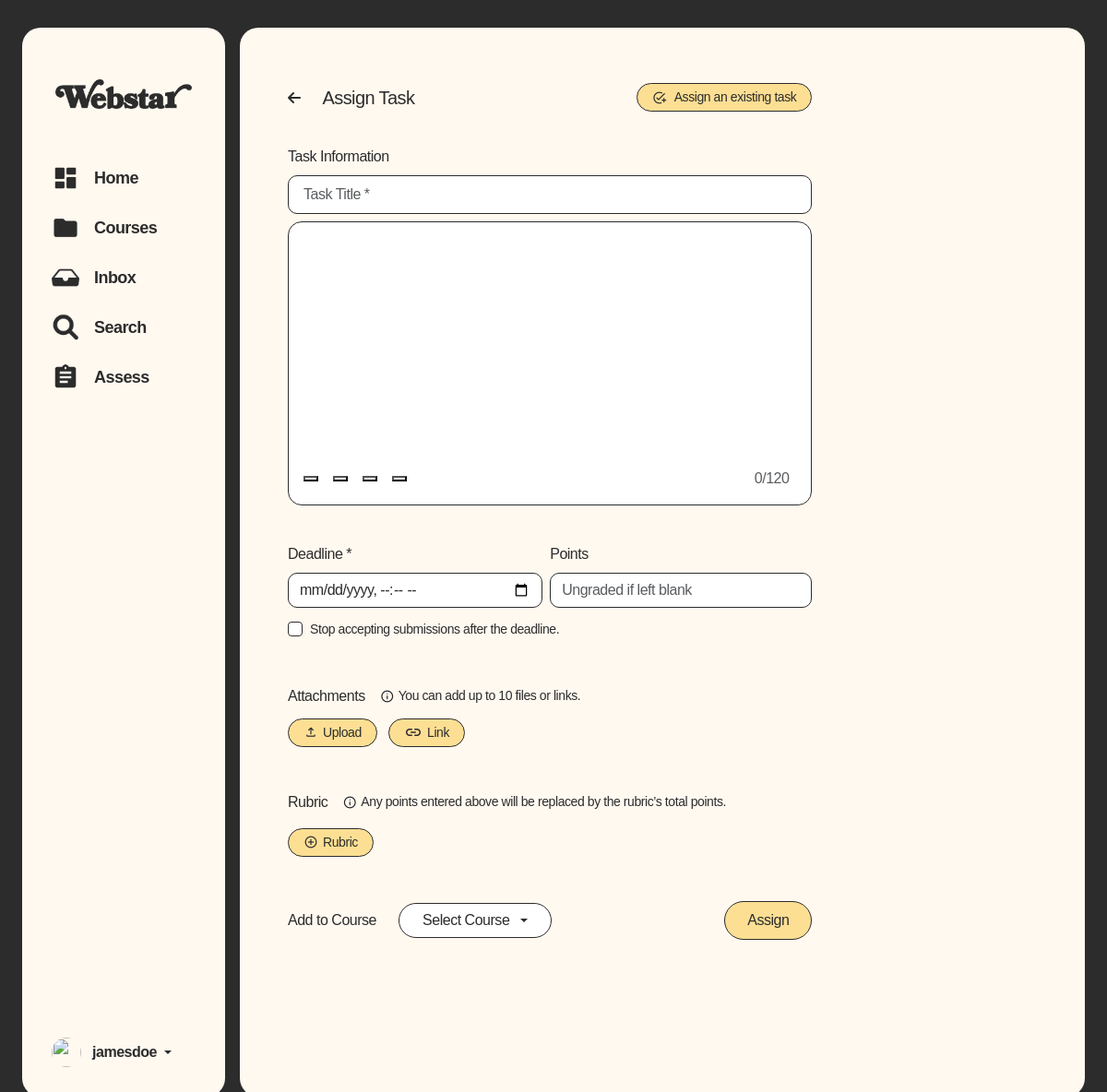
/prof/assign-task.php (signed in), run on an earlier commit of the app's database.
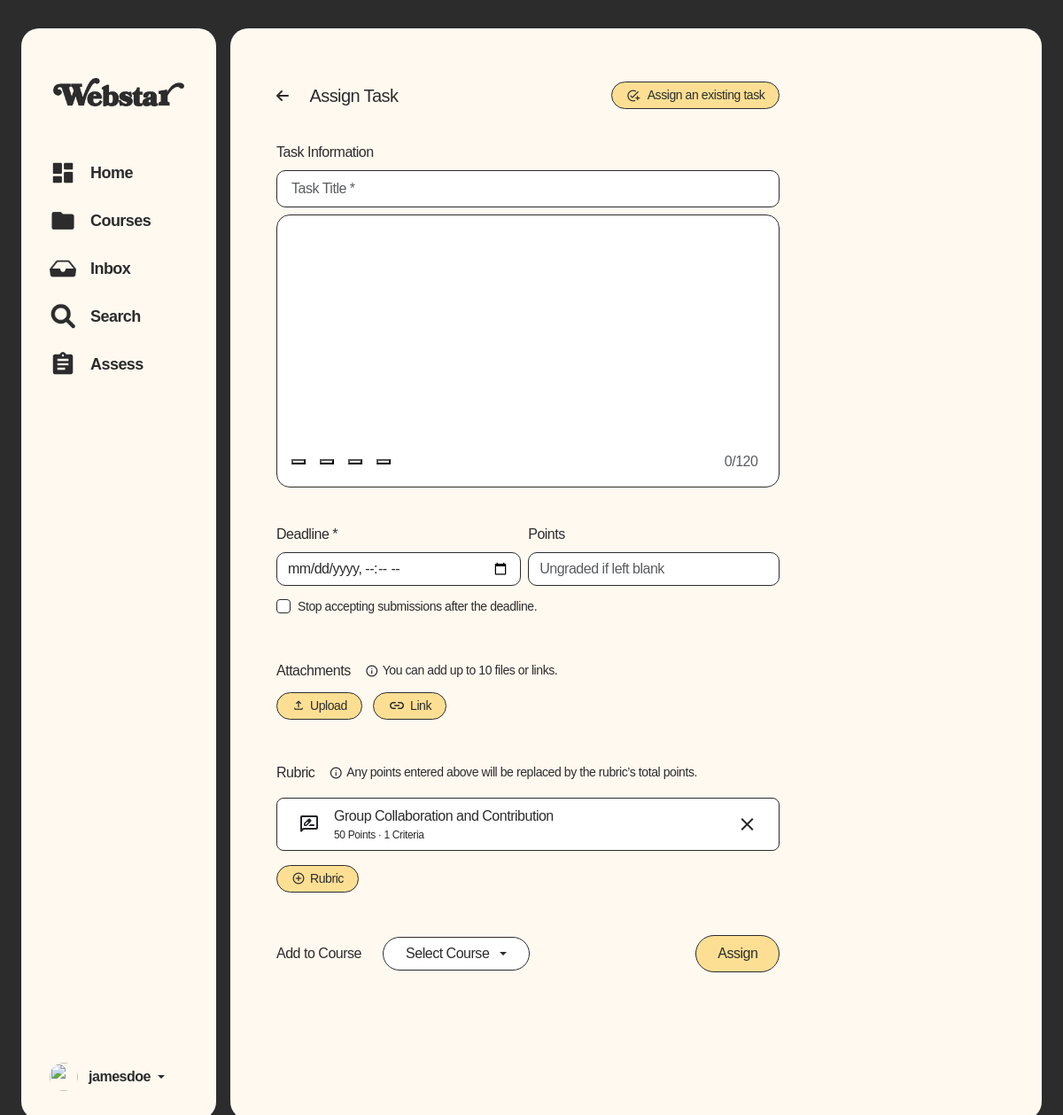
And on a later commit of the database.
### tables this page shows
CREATE TABLE `rubric` (
  `rubricID` int(11) NOT NULL,
  `rubricTitle` varchar(100) NOT NULL,
  `rubricType` varchar(20) NOT NULL,
  `userID` int(11) DEFAULT NULL,
  `totalPoints` int(100) NOT NULL
);

### shared/assets/database/connect.php (called while the page is built, shortened)
<?php
  function executeQuery($query){
    $conn = $GLOBALS['conn'];
    return mysqli_query($conn, $query);
  }
?>

### prof/assign-task.php (the view, shortened to what the rows shown need)
<?php
include('../shared/assets/database/connect.php');
include("../shared/assets/processes/prof-session-process.php");
$hasTotalPoints = false;
$colCheck = executeQuery("SHOW COLUMNS FROM rubric LIKE 'totalPoints'");
if ($colCheck && $colCheck->num_rows > 0) { $hasTotalPoints = true; }
$rubricInfo = null;
$selectedRubricID = isset($_GET['selectedRubricID']) ? intval($_GET['selectedRubricID']) : 0;
if ($selectedRubricID > 0) {
    $tpSelect = $hasTotalPoints ? "IFNULL(r.totalPoints, 0) AS totalPoints" : "0 AS totalPoints";
    $tpGroup  = $hasTotalPoints ? ", r.totalPoints" : "";
    $rubricQuery = "SELECT r.rubricID, r.rubricTitle, r.rubricType, $tpSelect, COUNT(c.criterionID) AS criteriaCount
                    FROM rubric r
                    LEFT JOIN criteria c ON c.rubricID = r.rubricID
                    WHERE r.userID = '$userID' AND r.rubricID = '$selectedRubricID'
                    GROUP BY r.rubricID, r.rubricTitle, r.rubricType$tpGroup
                    LIMIT 1";
    $rubricRes = executeQuery($rubricQuery);
    if ($rubricRes && $rubricRes->num_rows > 0) {
        $rubricInfo = $rubricRes->fetch_assoc();
    }
} else {
    $tpSelect = $hasTotalPoints ? "IFNULL(r.totalPoints, 0) AS totalPoints" : "0 AS totalPoints";
    $tpGroup  = $hasTotalPoints ? ", r.totalPoints" : "";
    $rubricQuery = "SELECT r.rubricID, r.rubricTitle, r.rubricType, $tpSelect, COUNT(c.criterionID) AS criteriaCount
                    FROM rubric r
                    LEFT JOIN criteria c ON c.rubricID = r.rubricID
                    WHERE r.userID = '$userID'
                    GROUP BY r.rubricID, r.rubricTitle, r.rubricType$tpGroup
                    ORDER BY r.rubricID DESC
                    LIMIT 1";
    $rubricRes = executeQuery($rubricQuery);
    if ($rubricRes && $rubricRes->num_rows > 0) {
        $rubricInfo = $rubricRes->fetch_assoc();
    }
}
$tpSelectList = $hasTotalPoints ? "IFNULL(r.totalPoints,0) AS totalPoints" : "0 AS totalPoints";
$tpGroupList  = $hasTotalPoints ? ", r.totalPoints" : "";
$rubricsQuery = "SELECT r.rubricID, r.rubricTitle, r.rubricType, $tpSelectList, COUNT(c.criterionID) AS criteriaCount
                 FROM rubric r
                 LEFT JOIN criteria c ON c.rubricID = r.rubricID
                 WHERE r.userID = '$userID'
                 GROUP BY r.rubricID, r.rubricTitle, r.rubricType$tpGroupList
                 ORDER BY r.rubricID DESC";
$rubricsRes = executeQuery($rubricsQuery);
?>
<!doctype html>
<html lang="en">
<head>
    <link href="https://cdn.jsdelivr.net/npm/bootstrap@5.3.6/dist/css/bootstrap.min.css" rel="stylesheet"
>
    <link rel="stylesheet" href="../shared/assets/css/global-styles.css">
    <link rel="stylesheet" href="../shared/assets/css/post-announcement.css">
    <link rel="stylesheet" href="../shared/assets/css/add-lesson.css">
    <link rel="stylesheet" href="../shared/assets/css/sidebar-and-container-styles.css">
    <link href="https://cdnjs.cloudflare.com/ajax/libs/font-awesome/6.5.0/css/all.min.css" rel="stylesheet">
    <link href="https://cdn.jsdelivr.net/npm/bootstrap-icons@1.11.3/font/bootstrap-icons.css" rel="stylesheet">
    <link href="https://cdn.quilljs.com/1.3.6/quill.snow.css" rel="stylesheet">
</head>
<body>
    <div class="container-fluid min-vh-100 d-flex justify-content-center align-items-center p-0 p-md-3"
        style="background-color: var(--black);">
        <div class="row w-100">
            <div class="col main-container m-0 p-0 mx-0 mx-md-2 p-md-4 overflow-y-auto">
                <div class="card border-0 px-3 pt-3 m-0 h-100 w-100 rounded-0 shadow-none"
                    style="background-color: transparent;">
                    <div class="container-fluid py-3 overflow-y-auto row-padding-top">
                        <div class="create-prof-row">
                            <div class="col-12">
                                <form action="" method="POST" enctype="multipart/form-data">
                                    <div class="row">
                                        <div class="col-12">
                                            <div class="row mb-0">
                                                <div class="col">
                                                    <div class="row mb-0 mt-3" <?php echo $rubricInfo ? '' : 'style="display:none;"'; ?>>
                                                        <div class="col-12">
                                                            <div
                                                                class="materials-card d-flex align-items-stretch px-2 py-2 w-100 rounded-3">
                                                                <div
                                                                    class="d-flex w-100 align-items-center justify-content-between">
                                                                    <div class="d-flex align-items-center flex-grow-1">
                                                                        <div>
                                                                            <div class="text-sbold text-16"
                                                                                style="line-height: 1.5;">
                                                                                <?php echo $rubricInfo ? ($rubricInfo['rubricTitle']) : ''; ?>
                                                                            </div>
                                                                            <div class="text-reg text-12 text-break"
                                                                                style="line-height: 1.5;">
                                                                                <?php if ($rubricInfo) { echo ($rubricInfo['totalPoints']) . ' Points · ' . intval($rubricInfo['criteriaCount']) . ' Criteria'; } ?>
                                                                            </div>
                                                                        </div>
                                                                    </div>
                                                                </div>
                                                            </div>
                                                        </div>
                                                    </div>
                                                </div>
                                            </div>
                                        </div>
                                    </div>
                                </form>
                            </div>
                        </div>
                    </div>
                </div>
            </div>
        </div>
    </div>
</body>
</html>

What changed in the data, as far as the page shows it:
added rubric: rubricTitle "Group Collaboration and Contribution"
Also different on the page:
$rubricInfo['totalPoints']: (not shown) → "50"
$rubricInfo['criteriaCount']: (not shown) → "1"
text now shown: "Points · Criteria"
